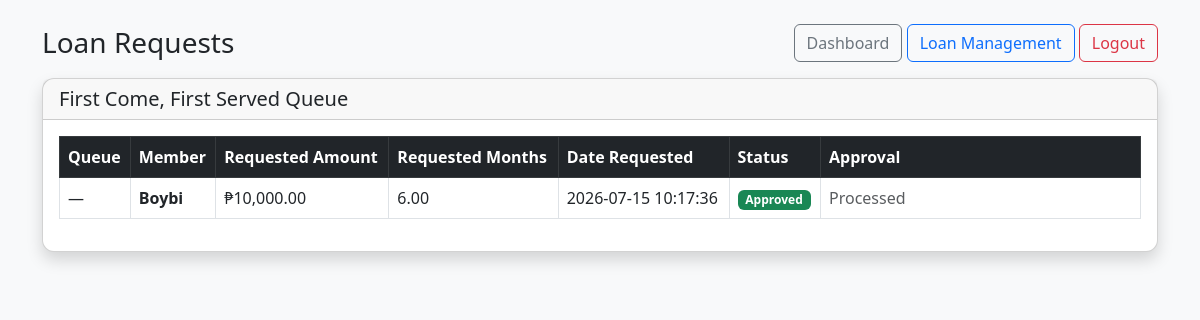
The app's page /loan_requests.php (signed in) with its own data.
### tables this page shows
CREATE TABLE `loan_requests` (
  `id` int(10) unsigned NOT NULL AUTO_INCREMENT,
  `borrower_id` int(10) unsigned NOT NULL,
  `requested_amount` decimal(12,2) NOT NULL DEFAULT 0.00,
  `requested_months` decimal(6,2) NOT NULL DEFAULT 0.00,
  `approved_amount` decimal(12,2) DEFAULT NULL,
  `approved_months` decimal(6,2) DEFAULT NULL,
  `status` enum('Pending','Approved','Rejected') NOT NULL DEFAULT 'Pending',
  `approved_loan_id` int(10) unsigned DEFAULT NULL,
  `created_at` timestamp NOT NULL DEFAULT current_timestamp(),
  `processed_at` timestamp NULL DEFAULT NULL,
  PRIMARY KEY (`id`),
  KEY `loan_requests_borrower_id_index` (`borrower_id`),
  KEY `loan_requests_status_created_at_index` (`status`,`created_at`),
  KEY `loan_requests_approved_loan_id_index` (`approved_loan_id`),
  CONSTRAINT `loan_requests_approved_loan_id_fk` FOREIGN KEY (`approved_loan_id`) REFERENCES `loans` (`id`) ON DELETE SET NULL ON UPDATE CASCADE,
  CONSTRAINT `loan_requests_borrower_id_fk` FOREIGN KEY (`borrower_id`) REFERENCES `borrowers` (`id`) ON DELETE CASCADE ON UPDATE CASCADE
);

CREATE TABLE `borrowers` (
  `id` int(10) unsigned NOT NULL AUTO_INCREMENT,
  `name` varchar(255) NOT NULL,
  `first_name` varchar(100) DEFAULT NULL,
  `last_name` varchar(100) DEFAULT NULL,
  `gcash_name` varchar(150) DEFAULT NULL,
  `gcash_number` varchar(50) DEFAULT NULL,
  `status` enum('Active','Inactive') NOT NULL DEFAULT 'Active',
  `savings_closed` tinyint(1) NOT NULL DEFAULT 0,
  `created_at` timestamp NOT NULL DEFAULT current_timestamp(),
  PRIMARY KEY (`id`),
  UNIQUE KEY `borrowers_name_unique` (`name`)
);

### loan_requests.php (the view, shortened to what this page needs)
<?php
include 'db.php';
$requests = $conn->query("
    SELECT loan_requests.*, borrowers.name
    FROM loan_requests
    JOIN borrowers ON borrowers.id = loan_requests.borrower_id
    ORDER BY
        CASE loan_requests.status WHEN 'Pending' THEN 0 WHEN 'Approved' THEN 1 ELSE 2 END,
        loan_requests.created_at ASC
");
?>
<!DOCTYPE html>
<html>
<head>
<link href="https://cdn.jsdelivr.net/npm/bootstrap@5.3.0/dist/css/bootstrap.min.css" rel="stylesheet">
<link rel="stylesheet" href="assets/css/mobile.css">
</head>
<body class="bg-light">
<div class="container mt-4">
<div class="d-flex justify-content-between align-items-center mb-3">
    <h3 class="mb-0">Loan Requests</h3>
    <div>
        <a href="index.php" class="btn btn-outline-secondary">Dashboard</a>
        <a href="loans.php" class="btn btn-outline-primary">Loan Management</a>
        <a href="logout.php" class="btn btn-outline-danger">Logout</a>
    </div>
</div>
<div class="card shadow">
    <div class="card-header">
        <h5 class="mb-0">First Come, First Served Queue</h5>
    </div>
    <div class="card-body">
        <div class="table-responsive">
            <table class="table table-bordered table-hover align-middle">
                <thead class="table-dark">
                    <tr>
                        <th>Queue</th>
                        <th>Member</th>
                        <th>Requested Amount</th>
                        <th>Requested Months</th>
                        <th>Date Requested</th>
                        <th>Status</th>
                        <th width="320">Approval</th>
                    </tr>
                </thead>
                <tbody>
                    <?php $queue = 1; ?>
                    <?php while($row = $requests->fetch_assoc()): ?>
                    <tr>
                        <td><?= $row['status'] === 'Pending' ? $queue++ : '—' ?></td>
                        <td><strong><?= htmlspecialchars($row['name']) ?></strong></td>
                        <td>₱<?= number_format($row['requested_amount'],2) ?></td>
                        <td><?= $row['requested_months'] ?></td>
                        <td><?= $row['created_at'] ?></td>
                        <td>
                            <span class="badge bg-<?= $row['status'] === 'Approved' ? 'success' : ($row['status'] === 'Rejected' ? 'danger' : 'warning text-dark') ?>">
                                <?= $row['status'] ?>
                            </span>
                        </td>
                        <td>
                            <?php if($row['status'] === 'Pending'): ?>
                                <form method="POST" action="ajax/approve_loan_request.php" class="row g-2">
                                    <input type="hidden" name="request_id" value="<?= $row['id'] ?>">
                                    <div class="col-md-5">
                                        <input type="number" step="0.01" min="1" name="amount" class="form-control form-control-sm" value="<?= $row['requested_amount'] ?>" required>
                                    </div>
                                    <div class="col-md-4">
                                        <input type="number" step="0.1" min="0.1" max="6" name="months" class="form-control form-control-sm" value="<?= $row['requested_months'] ?>" required>
                                    </div>
                                    <div class="col-md-3">
                                        <button class="btn btn-success btn-sm w-100" onclick="return confirm('Approve this loan request?')">
                                            Approve
                                        </button>
                                    </div>
                                </form>
                            <?php else: ?>
                                <?php if($row['approved_loan_id']): ?>
                                    <a href="loan_view.php?id=<?= $row['approved_loan_id'] ?>" class="btn btn-outline-info btn-sm">
                                        View Loan
                                    </a>
                                <?php else: ?>
                                    <span class="text-muted">Processed</span>
                                <?php endif; ?>
                            <?php endif; ?>
                        </td>
                    </tr>
                    <?php endwhile; ?>
                </tbody>
            </table>
        </div>
    </div>
</div>
</div>
</body>
</html>

### assets/css/mobile.css (style rules this page uses)
body { overflow-x: hidden; }
.card { border-radius: .75rem; }
.card-body { overflow-x: auto; }
.table { vertical-align: middle; }
.table th, .table td { white-space: nowrap; }

### records on screen
loan_requests: borrower.name "Boybi", requested_amount "10,000.00", requested_months "6.00", created_at "2026-07-15 10:17:36", status "Approved", shows "Processed"
